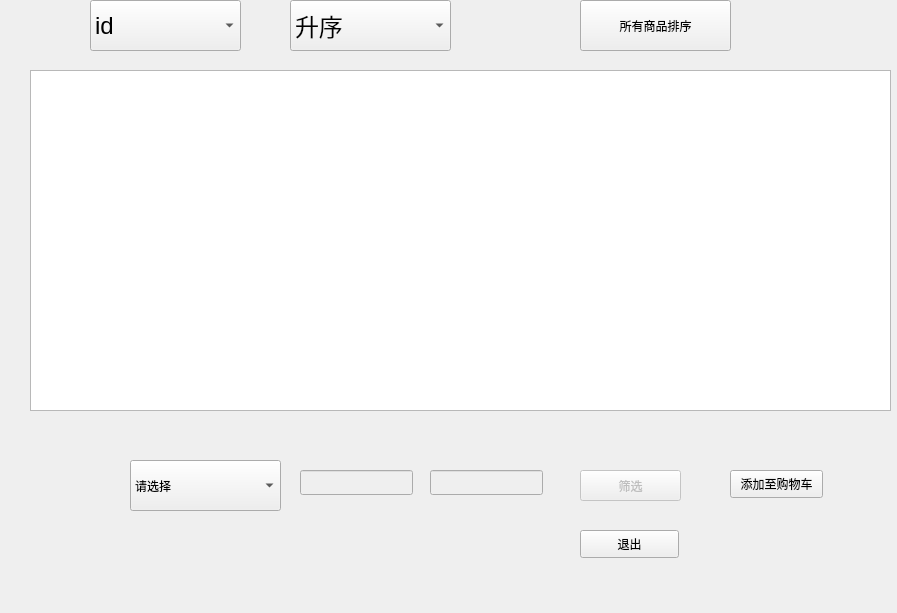
<?xml version="1.0" encoding="UTF-8"?>
<ui version="4.0">
 <class>searchgoodsDialog</class>
 <widget class="QDialog" name="searchgoodsDialog">
  <property name="geometry">
   <rect>
    <x>0</x>
    <y>0</y>
    <width>897</width>
    <height>613</height>
   </rect>
  </property>
  <property name="windowTitle">
   <string>Dialog</string>
  </property>
  <widget class="QComboBox" name="valuecomboBox">
   <property name="geometry">
    <rect>
     <x>90</x>
     <y>0</y>
     <width>151</width>
     <height>51</height>
    </rect>
   </property>
   <property name="font">
    <font>
     <pointsize>18</pointsize>
    </font>
   </property>
   <item>
    <property name="text">
     <string>id</string>
    </property>
   </item>
   <item>
    <property name="text">
     <string>name</string>
    </property>
   </item>
   <item>
    <property name="text">
     <string>price</string>
    </property>
   </item>
  </widget>
  <widget class="QComboBox" name="conditioncomboBox">
   <property name="geometry">
    <rect>
     <x>290</x>
     <y>0</y>
     <width>161</width>
     <height>51</height>
    </rect>
   </property>
   <property name="font">
    <font>
     <pointsize>18</pointsize>
    </font>
   </property>
   <item>
    <property name="text">
     <string>升序</string>
    </property>
   </item>
   <item>
    <property name="text">
     <string>降序</string>
    </property>
   </item>
  </widget>
  <widget class="QPushButton" name="searchButton">
   <property name="enabled">
    <bool>false</bool>
   </property>
   <property name="geometry">
    <rect>
     <x>580</x>
     <y>470</y>
     <width>101</width>
     <height>31</height>
    </rect>
   </property>
   <property name="text">
    <string>筛选</string>
   </property>
  </widget>
  <widget class="QTableView" name="tableView">
   <property name="geometry">
    <rect>
     <x>30</x>
     <y>70</y>
     <width>861</width>
     <height>341</height>
    </rect>
   </property>
  </widget>
  <widget class="QLabel" name="label">
   <property name="geometry">
    <rect>
     <x>310</x>
     <y>430</y>
     <width>81</width>
     <height>18</height>
    </rect>
   </property>
   <property name="text">
    <string/>
   </property>
  </widget>
  <widget class="QLabel" name="label_2">
   <property name="geometry">
    <rect>
     <x>450</x>
     <y>430</y>
     <width>81</width>
     <height>18</height>
    </rect>
   </property>
   <property name="text">
    <string/>
   </property>
  </widget>
  <widget class="QPushButton" name="sortButton">
   <property name="geometry">
    <rect>
     <x>580</x>
     <y>0</y>
     <width>151</width>
     <height>51</height>
    </rect>
   </property>
   <property name="text">
    <string>所有商品排序</string>
   </property>
  </widget>
  <widget class="QComboBox" name="searchcomboBox">
   <property name="geometry">
    <rect>
     <x>130</x>
     <y>460</y>
     <width>151</width>
     <height>51</height>
    </rect>
   </property>
   <item>
    <property name="text">
     <string>请选择</string>
    </property>
   </item>
   <item>
    <property name="text">
     <string>name</string>
    </property>
   </item>
   <item>
    <property name="text">
     <string>type</string>
    </property>
   </item>
   <item>
    <property name="text">
     <string>storename</string>
    </property>
   </item>
   <item>
    <property name="text">
     <string>price</string>
    </property>
   </item>
  </widget>
  <widget class="QLineEdit" name="lineEdit">
   <property name="enabled">
    <bool>false</bool>
   </property>
   <property name="geometry">
    <rect>
     <x>300</x>
     <y>470</y>
     <width>113</width>
     <height>25</height>
    </rect>
   </property>
  </widget>
  <widget class="QLineEdit" name="lineEdit_2">
   <property name="enabled">
    <bool>false</bool>
   </property>
   <property name="geometry">
    <rect>
     <x>430</x>
     <y>470</y>
     <width>113</width>
     <height>25</height>
    </rect>
   </property>
  </widget>
  <widget class="QPushButton" name="cancelButton">
   <property name="geometry">
    <rect>
     <x>580</x>
     <y>530</y>
     <width>99</width>
     <height>28</height>
    </rect>
   </property>
   <property name="text">
    <string>退出</string>
   </property>
  </widget>
  <widget class="QPushButton" name="addtocartButton">
   <property name="geometry">
    <rect>
     <x>730</x>
     <y>470</y>
     <width>93</width>
     <height>28</height>
    </rect>
   </property>
   <property name="text">
    <string>添加至购物车</string>
   </property>
  </widget>
 </widget>
 <resources/>
 <connections/>
</ui>
